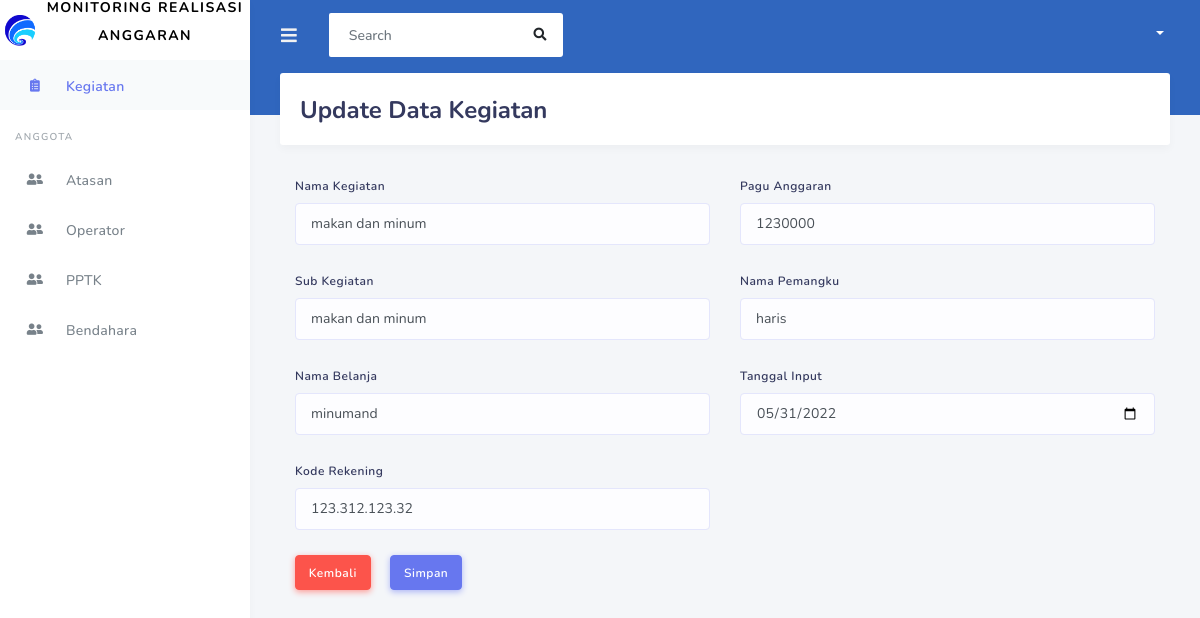
Screenshot of /index.php/operator/CKegiatanCRUD/halamanUpdate/33 with the database file from the repository.
### tables this page shows
CREATE TABLE `tb_kegiatan` (
  `id_kegiatan` int(11) NOT NULL,
  `nama_kegiatan` varchar(250) NOT NULL,
  `sub_kegiatan` varchar(250) NOT NULL,
  `nama_belanja` varchar(250) NOT NULL,
  `kode_rekening` varchar(250) NOT NULL,
  `pagu_anggaran` int(250) NOT NULL,
  `nama_pptk` varchar(250) NOT NULL,
  `tanggal_input` date NOT NULL,
  `nominal` int(250) NOT NULL,
  `bukti_tagihan` varchar(250) NOT NULL,
  `bukti_transfer` varchar(250) NOT NULL
);

### application/controllers/operator/CKegiatanCRUD.php (called while the page is built, shortened)
<?php
    class CKegiatanCRUD extends CI_Controller {
        public function halamanUpdate($id_kegiatan) {
            $where = array('id_kegiatan' => $id_kegiatan);
            $data['kegiatan'] = $this->mkegiatancrud->halamanUpdate($where, 'tb_kegiatan')->result();
             $data['user'] = $this->mpptkcrud->tampilData()->result();
            $this->load->view('/operator/VHeader');
            $this->load->view('/operator/VSidebar');
            $this->load->view('/operator/VKegiatanUpdate', $data);
            $this->load->view('/operator/VFooter');
        }
    }

### index.php (called while the page is built, shortened)
<?php
require_once BASEPATH.'core/CodeIgniter.php';

### application/models/MKegiatanCRUD.php (called while the page is built, shortened)
<?php
class MKegiatanCRUD extends CI_Model {
    public function halamanUpdate($where, $table) {
        return $this->db->get_where($table, $where);
    }
}
?>

### application/views/operator/VKegiatanUpdate.php (the view, shortened to what this page needs)
<div class="main-content">
    <section class="section">
        <div class="section-header">
            <h1>Update Data Kegiatan</h1>
        </div>
        <div class="container-fluid">
            <?php foreach ($kegiatan as $act) : ?>
                <form action="<?php echo base_url('operator/CKegiatanCRUD/fungsiUpdate') ?>" method="post" enctype="multipart/form-data">
                    <div class="row">
                        <div class="col-md-6">
                            <div class="form-group">
                                <label>Nama Kegiatan</label>
                                <input type="text" name="nama_kegiatan" class="form-control" value="<?php echo $act->nama_kegiatan ?>">
                            </div>
                            <div class="form-group">
                                <label>Sub Kegiatan</label>
                                <input type="text" name="sub_kegiatan" class="form-control" value="<?php echo $act->sub_kegiatan ?>">
                            </div>
                            <div class="form-group">
                                <label>Nama Belanja</label>
                                <input type="text" name="nama_belanja" class="form-control" value="<?php echo $act->nama_belanja ?>">
                            </div>
                            <div class="form-group">
                                <label>Kode Rekening</label>
                                <input type="text" name="kode_rekening" class="form-control" value="<?php echo $act->kode_rekening ?>">
                            </div>
                        </div>
                        <div class="col-md-6">
                            <div class="form-group">
                                <label>Pagu Anggaran</label>
                                <input type="text" name="pagu_anggaran" class="form-control" value="<?php echo $act->pagu_anggaran ?>">
                            </div>
                            <div class="form-group">
                                <label>Nama Pemangku</label>
                                <input type="text" name="nama_pptk" class="form-control" value="<?php echo $act->nama_pptk ?>">
                            </div>
                            <div class="form-group">
                                <label>Tanggal Input</label>
                                <input type="date" name="tanggal_input" class="form-control" value="<?php echo $act->tanggal_input ?>">
                            </div>
                        </div>
                    </div>
                    <?php echo anchor('operator/CKegiatanCRUD/', '<div class="btn btn-danger mb-1">Kembali</div>') ?>
                    <button type="submit" class="btn btn-primary mb-1 ml-3">Simpan</button>
                </form>
            <?php endforeach; ?>
        </div>
    </section>
</div>

### rows the page displays
tb_kegiatan: nama_kegiatan "makan dan minum", sub_kegiatan "makan dan minum", nama_belanja "minumand", kode_rekening "123.312.123.32", pagu_anggaran "1230000", nama_pptk "haris", tanggal_input "05/31/2022"
